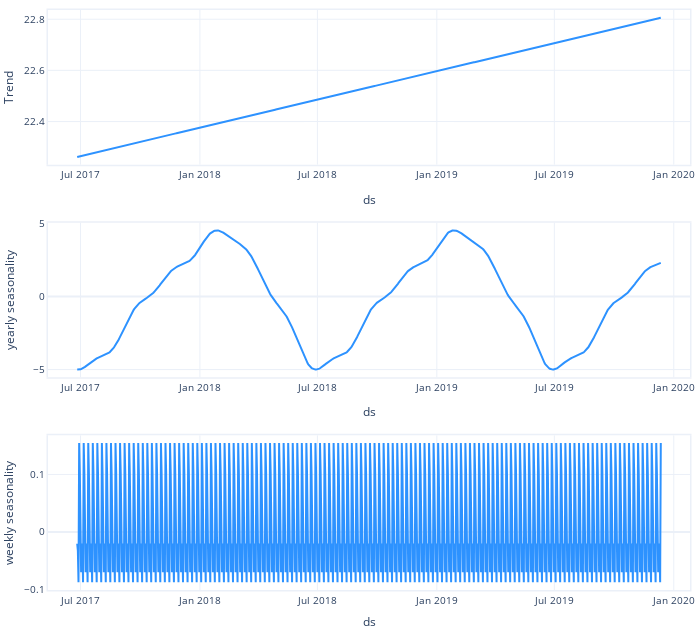

Source (notebook cell):
### Code cell
plot2 = m.plot_components(forecast)
plot2.show()

### Figure 1 — Plotly figure (JSON) as saved in the notebook; plotly's stock layout.template omitted (floating-point values rounded to 4 significant figures; data arrays with more than 128 entries replaced by an {"elided": "..."} marker saying what was removed)
{"data": [{"line": {"color": "#2d92ff", "width": 2}, "mode": "lines", "name": "Trend", "showlegend": false, "type": "scatter", "uid": "95cad7d6-269a-4bd6-b9c9-94a8161d33a0", "x": {"elided": "900 str values"}, "xaxis": "x", "y": {"elided": "900 float values"}, "yaxis": "y"}, {"line": {"color": "#2d92ff", "width": 2}, "mode": "lines", "name": "yearly seasonality", "showlegend": false, "type": "scatter", "uid": "caf4c9bc-fad1-444a-8a0a-c6e8368528fe", "x": {"elided": "900 str values"}, "xaxis": "x2", "y": {"elided": "900 float values"}, "yaxis": "y2"}, {"line": {"color": "#2d92ff", "width": 2}, "mode": "lines", "name": "weekly seasonality", "showlegend": false, "type": "scatter", "uid": "9e832c05-eb30-41c7-8bfc-e7b31c0486d2", "x": {"elided": "900 str values"}, "xaxis": "x3", "y": {"elided": "900 float values"}, "yaxis": "y3"}], "layout": {"autosize": true, "font": {"size": 10}, "height": 630, "hovermode": "x unified", "legend": {"traceorder": "reversed", "y": 0.1}, "margin": {"b": 0, "l": 0, "pad": 0, "r": 10, "t": 10}, "title": {"font": {"size": 12}}, "width": 700, "xaxis": {"anchor": "y", "domain": [0, 1], "linewidth": 1.5, "mirror": true, "range": ["2017-05-12T00:00:00", "2020-01-26T00:00:00"], "showline": true, "title": {"text": "ds"}, "type": "date"}, "xaxis2": {"anchor": "y2", "domain": [0, 1], "linewidth": 1.5, "mirror": true, "range": ["2017-05-12T00:00:00", "2020-01-26T00:00:00"], "showline": true, "title": {"text": "ds"}, "type": "date"}, "xaxis3": {"anchor": "y3", "domain": [0, 1], "linewidth": 1.5, "mirror": true, "range": ["2017-05-12T00:00:00", "2020-01-26T00:00:00"], "showline": true, "title": {"text": "ds"}, "type": "date"}, "yaxis": {"anchor": "x", "domain": [0.7333, 1], "linewidth": 1.5, "mirror": true, "rangemode": "normal", "showline": true, "title": {"text": "Trend"}}, "yaxis2": {"anchor": "x2", "domain": [0.3667, 0.6333], "linewidth": 1.5, "mirror": true, "rangemode": "tozero", "showline": true, "title": {"text": "yearly seasonality"}}, "yaxis3": {"anchor": "x3", "domain": [0, 0.2667], "linewidth": 1.5, "mirror": true, "rangemode": "tozero", "showline": true, "title": {"text": "weekly seasonality"}}}}
